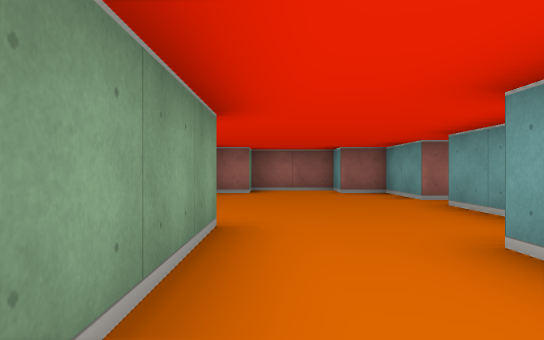
[1] (above)

21 first-person views from a walk through a cub3D maze. The camera is about half as high as the walls, looks level and sees 70° across. The floor is counted in squares. Each view is taken from the middle of a square. On the plan, view 1 faces up. The plan holds only what a view shows up to about 9 squares ahead; the rest is blank.

[2]
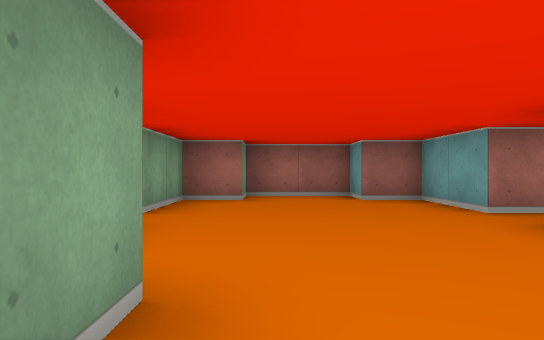

[3]
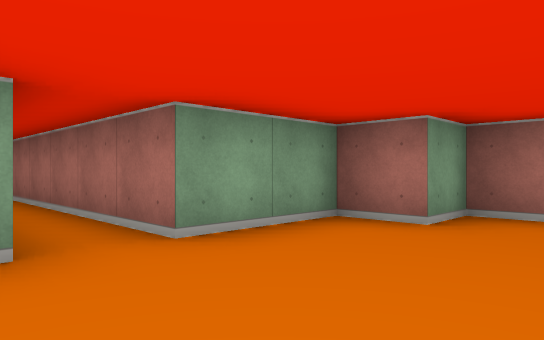

[4]
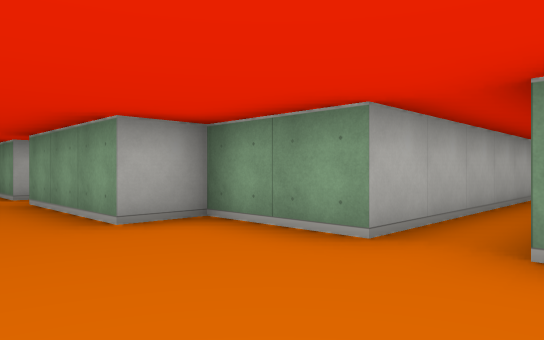

[5]
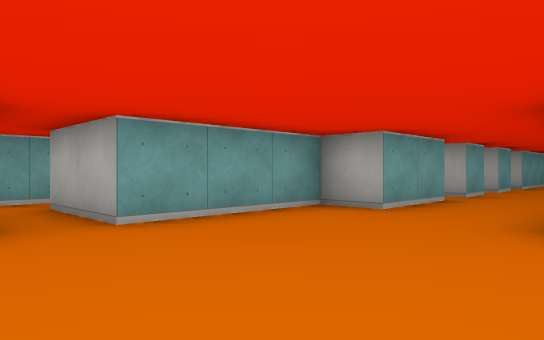

[6]
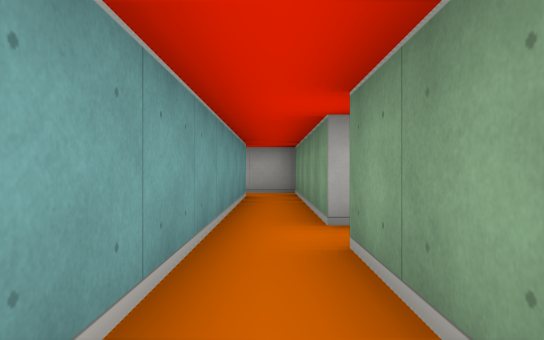

[7]
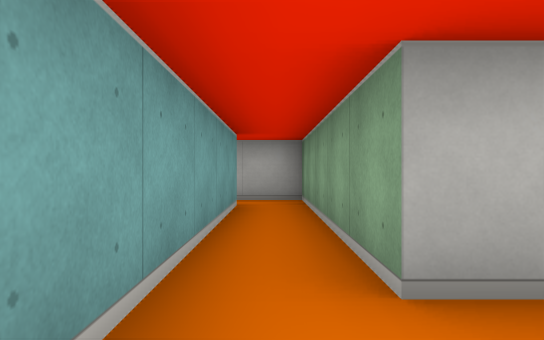

[8]
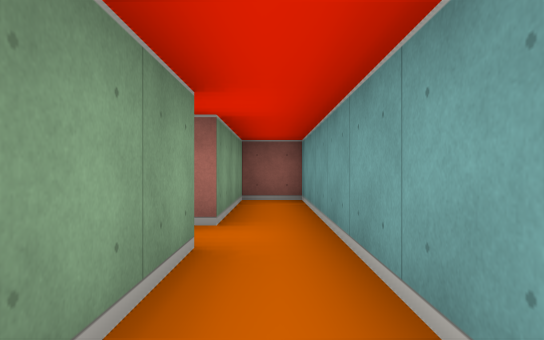

[9]
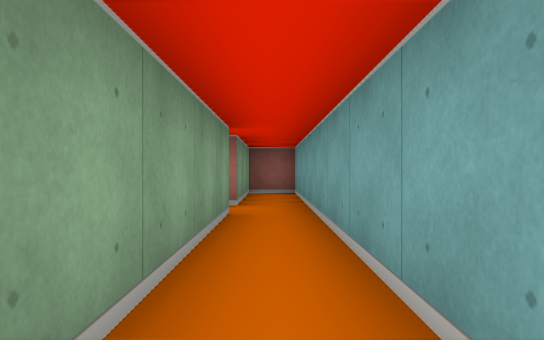

[10]
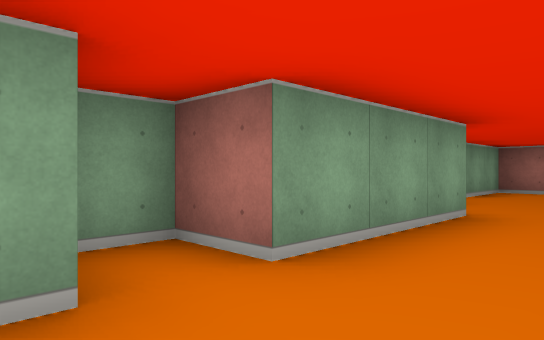

[11]
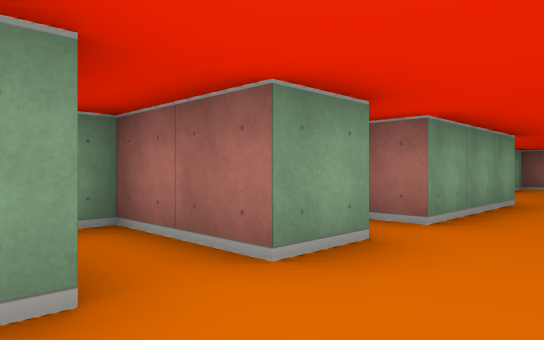

[12]
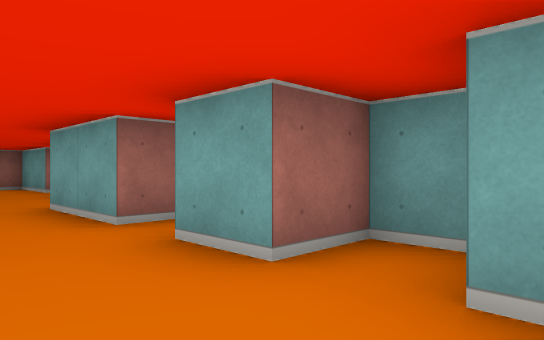

[13]
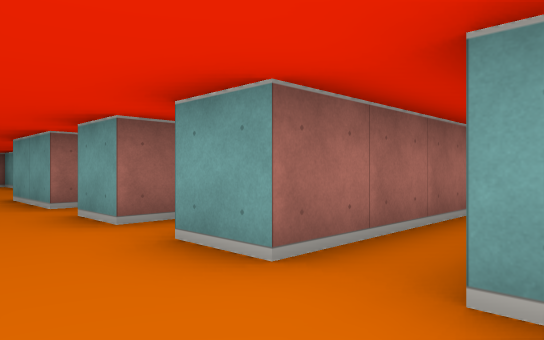

[14]
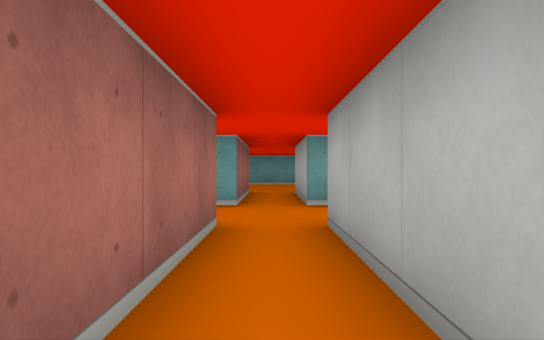

[15]
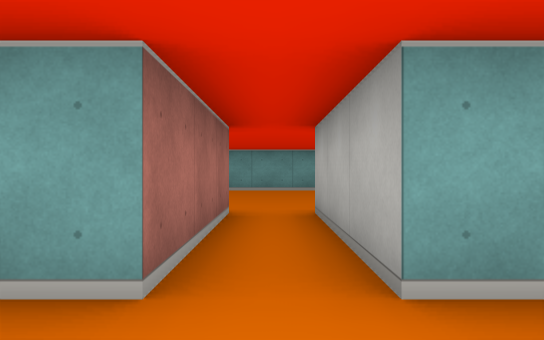

[16]
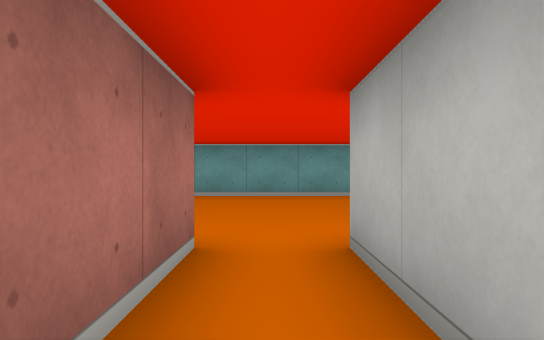

[17]
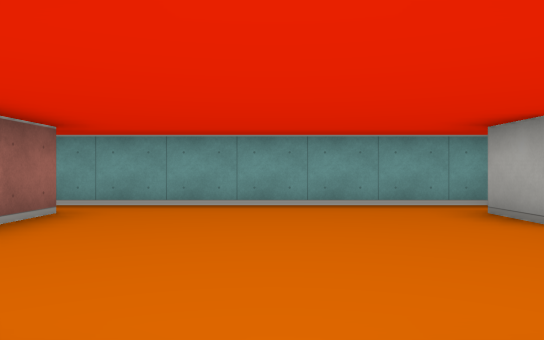

[18]
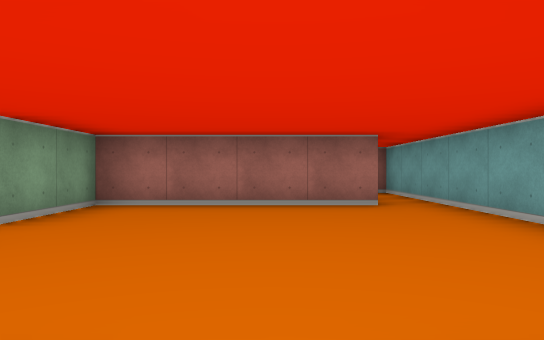

[19]
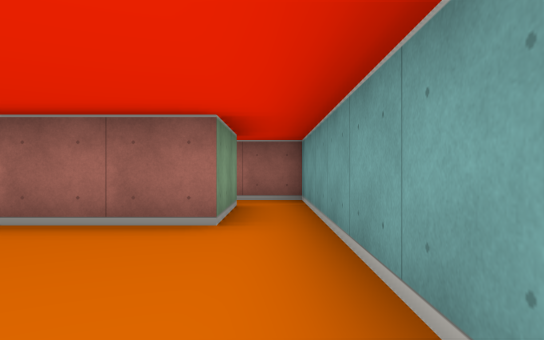

[20]
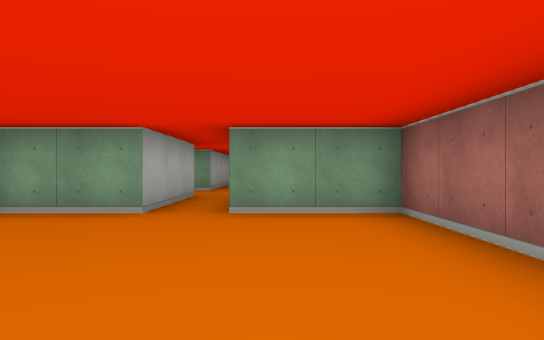

[21]
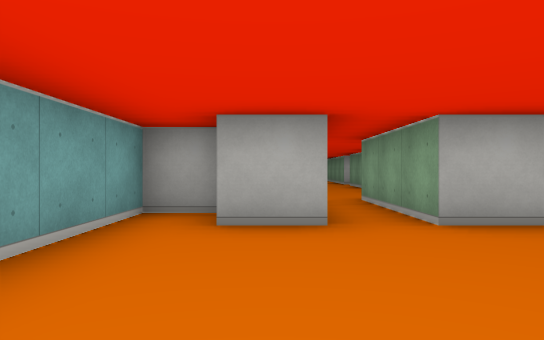

### Floor plan
Ten units are one square. View 1 is at (0, 0); x grows to the right and y downward. Boxes are objects, and circles mark ways between rooms. Rooms are numbered by the first view taken in them; rooms with no view inside come last. Other rooms are left out.
<svg viewBox="-70 -100 170 205">
<path fill="none" stroke="#000" d="M25 -65 25 -85 15 -85 15 -95 -5 -95 -5 -85 -15 -85 -15 -65 -65 -65M21 -5 15 -5 15 -25 25 -25 25 -55M15 5 19 5M-65 -55 -15 -55 -15 -35 -5 -35 -5 -5 -15 -5 -15 2M25 -55 45 -55 45 -5 56 -5M55 -15 55 -95 45 -95 45 -65 25 -65M-5 5 -5 15 -25 15M15 35 15 25M25 22 25 15 15 15 15 5M-5 35 -34 35M-34 45 -5 45M15 51 15 45M74 65 85 65M55 65 65 65 65 95M85 15 45 15 45 35 15 35M86 75 95 75 95 15M15 45 45 45 45 62M85 -5 85 15M95 15 95 -15 84 -15"/>
<circle cx="35" cy="-60" r="3" fill="#2a7"/>
<circle cx="5" cy="10" r="3" fill="#2a7"/>
<circle cx="60" cy="-10" r="3" fill="#2a7"/>
<circle cx="5" cy="30" r="3" fill="#2a7"/>
<circle cx="20" cy="40" r="3" fill="#2a7"/>
<circle cx="90" cy="5" r="3" fill="#2a7"/>
<text x="0" y="-50">1</text>
<text x="50" y="-50">2</text>
<text x="0" y="20">3</text>
<text x="-10" y="40">4</text>
<text x="70" y="40">5</text>
<text x="80" y="-10">6</text>
</svg>
Room 1 opens to room 2. Room 1 opens to room 3. Room 2 opens to room 6. Room 3 opens to room 4. Room 4 opens to room 5. Room 5 opens to room 6.

Where each view was taken, in squares from view 1:
view 1: 0 up, 0 right, facing up
view 2: 2 up, 0 right, facing up
view 3: 5 up, 1 right, facing up-left
view 4: 7 up, 1 right, facing down-left
view 5: 7 up, 1 left, facing down-right
view 6: 9 up, 5 right, facing down
view 7: 7 up, 5 right, facing down
view 8: 3 up, 5 right, facing up
view 9: 1 up, 5 right, facing up
view 10: 1 down, 1 right, facing up-left
view 11: 3 down, 1 right, facing up-left
view 12: 3 down, 0 right, facing up-right
view 13: 5 down, 0 right, facing up-right
view 14: 4 down, 4 left, facing right
view 15: 4 down, 0 right, facing right
view 16: 4 down, 2 right, facing right
view 17: 4 down, 4 right, facing right
view 18: 7 down, 7 right, facing up
view 19: 5 down, 9 right, facing up
view 20: 3 down, 9 right, facing left
view 21: 3 down, 8 right, facing down
